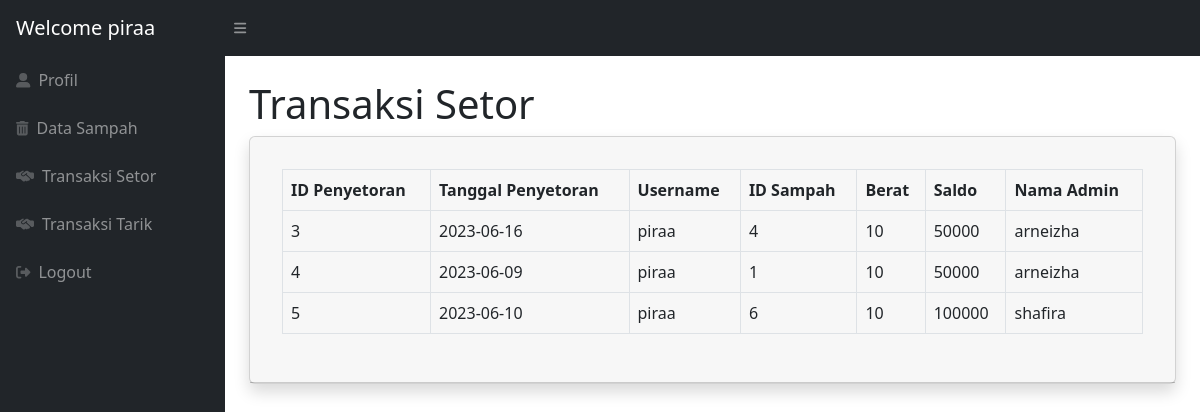
Page /t_setor_n.php (signed in) on the committed database.
### tables this page shows
CREATE TABLE IF NOT EXISTS `t_setor` (
  `ID_setor` int(11) NOT NULL AUTO_INCREMENT,
  `tanggal` date NOT NULL,
  `username` varchar(50) DEFAULT NULL,
  `ID_sampah` int(11) NOT NULL DEFAULT 0,
  `berat` int(11) NOT NULL DEFAULT 0,
  `saldopendapatan` int(11) NOT NULL DEFAULT 0,
  `admin` varchar(50) NOT NULL DEFAULT '0',
  PRIMARY KEY (`ID_setor`),
  KEY `FK_t_setor_sampah` (`ID_sampah`),
  KEY `FK_t_setor_nasabah` (`username`),
  KEY `FK_t_setor_admin` (`admin`),
  CONSTRAINT `FK_t_setor_admin` FOREIGN KEY (`admin`) REFERENCES `admin` (`username`),
  CONSTRAINT `FK_t_setor_nasabah` FOREIGN KEY (`username`) REFERENCES `nasabah` (`username`),
  CONSTRAINT `FK_t_setor_sampah` FOREIGN KEY (`ID_sampah`) REFERENCES `sampah` (`ID_sampah`)
);

### t_setor_n.php (the view, shortened to what this page needs)
<?php
include "koneksi.php";
$username = $_SESSION['username'];
$sql = "SELECT * FROM t_setor WHERE username='$username'";
$query = $conn->query($sql);
?>
<!DOCTYPE html>
<html lang="en">
<head>
  <link href="https://cdn.jsdelivr.net/npm/simple-datatables@7.1.2/dist/style.min.css" rel="stylesheet" />
  <link href="css/styles.css" rel="stylesheet" />
</head>
<body class="sb-nav-fixed">
  <nav class="sb-topnav navbar navbar-expand navbar-dark bg-dark">
    <a class="navbar-brand ps-3">Welcome <?php echo $username; ?></a>
    <button class="btn btn-link btn-sm order-1 order-lg-0 me-4 me-lg-0" id="sidebarToggle" href="#!"><i class="fas fa-bars"></i></button>
  </nav>
  <div id="layoutSidenav">
    <div id="layoutSidenav_nav">
      <nav class="sb-sidenav accordion sb-sidenav-dark" id="sidenavAccordion">
        <div class="sb-sidenav-menu">
          <div class="nav">
            <a class="nav-link" href="dashboard_nasabah.php">
              <div class="sb-nav-link-icon"><i class="fas fa-user-alt"></i></div>
              Profil
            </a>
            <a class="nav-link" href="data_sampah_n.php">
              <div class="sb-nav-link-icon"><i class="fas fa-trash-alt"></i></div>
              Data Sampah
            </a>
            <a class="nav-link" href="t_setor_n.php">
              <div class="sb-nav-link-icon"><i class="fas fa-handshake-alt"></i></div>
              Transaksi Setor
            </a>
            <a class="nav-link" href="t_tarik_n.php">
              <div class="sb-nav-link-icon"><i class="fas fa-handshake-alt"></i></div>
              Transaksi Tarik
            </a>
            <a class="nav-link" href="index.html">
              <div class="sb-nav-link-icon"><i class="fas fa-sign-out-alt"></i></div>
              Logout
            </a>
          </div>
      </nav>
    </div>
    <div id="layoutSidenav_content">
      <main>
        <div class="container-fluid px-4">
          <h1 class="mt-4">Transaksi Setor</h1>
          <div class="card shadow mb-4">
            <div class="card-header py-3">
              <div class="card-body">
                <div class="table-responsive">
                  <table class="table table-bordered" id="dataTable" width="100%" cellspacing="0">
                    <thead>
                      <tr>
                        <th>ID Penyetoran</th>
                        <th>Tanggal Penyetoran</th>
                        <th>Username</th>
                        <th>ID Sampah</th>
                        <th>Berat</th>
                        <th>Saldo</th>
                        <th>Nama Admin</th>
                      </tr>
                    </thead>
                    <tbody>
                      <?php
                      while ($data = $query->fetch_assoc()) {
                        echo "<tr>";
                        echo "<td>" . $data['ID_setor'] . "</td>";
                        echo "<td>" . $data['tanggal'] . "</td>";
                        echo "<td>" . $data['username'] . "</td>";
                        echo "<td>" . $data['ID_sampah'] . "</td>";
                        echo "<td>" . $data['berat'] . "</td>";
                        echo "<td>" . $data['saldopendapatan'] . "</td>";
                        echo "<td>" . $data['admin'] . "</td>";
                        echo "</tr>";
                      }
                      ?>
                    </tbody>
                  </table>
                </div>
              </div>
            </div>
          </div>
        </div>
      </main>
    </div>
  </div>
</body>
</html>

### rows in the picture
t_setor: ID_setor "3", tanggal "2023-06-16", username "piraa", ID_sampah "4", berat "10", saldopendapatan "50000", admin "arneizha"
t_setor: ID_setor "4", tanggal "2023-06-09", username "piraa", ID_sampah "1", berat "10", saldopendapatan "50000", admin "arneizha"
t_setor: ID_setor "5", tanggal "2023-06-10", username "piraa", ID_sampah "6", berat "10", saldopendapatan "100000", admin "shafira"

### other values in the picture
$username "piraa"
